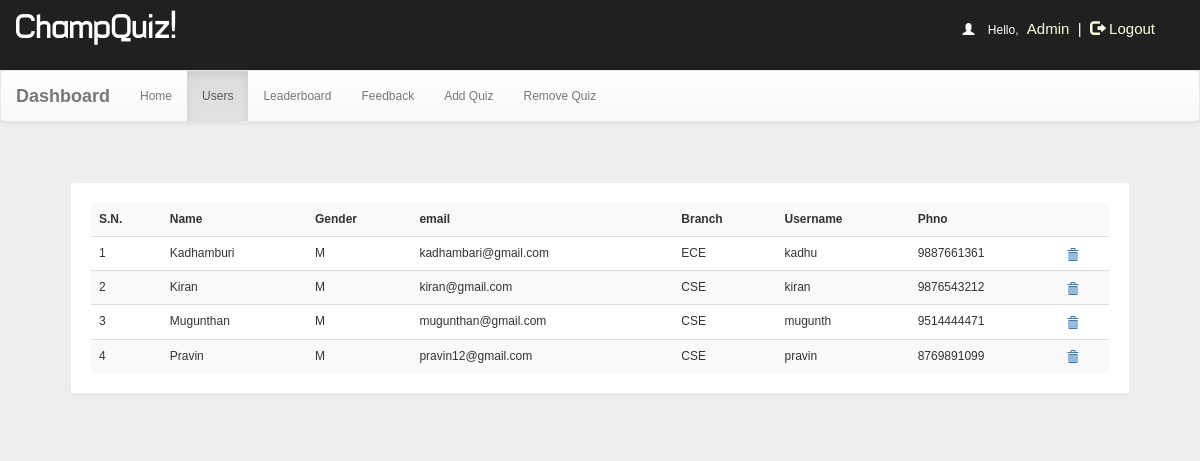
Page /dash.php?q=1 (signed in) on the committed database.
### tables this page shows
CREATE TABLE `user` (
  `id` int(100) NOT NULL,
  `name` varchar(50) NOT NULL,
  `email` varchar(20) NOT NULL,
  `branch` varchar(20) NOT NULL,
  `gender` varchar(5) NOT NULL,
  `username` varchar(50) NOT NULL,
  `phno` bigint(20) NOT NULL,
  `password` varchar(50) NOT NULL
);

### dash.php (the view, shortened to what this page needs)
<!DOCTYPE html PUBLIC "-//W3C//DTD XHTML 1.0 Transitional//EN" "http://www.w3.org/TR/xhtml1/DTD/xhtml1-transitional.dtd">
<html xmlns="http://www.w3.org/1999/xhtml">
<head>
<link  rel="stylesheet" href="css/bootstrap.min.css"/>
 <link  rel="stylesheet" href="css/bootstrap-theme.min.css"/>
 <link rel="stylesheet" href="css/main.css">
 <link  rel="stylesheet" href="css/font.css">
</head>
<body  style="background:#eee;">
<body  style="background:#eee;">
<div class="header">
<div class="row">
<div class="col-lg-6">
<span class="logo">ChampQuiz!</span></div>
<?php
include_once 'dbConnection.php';
if (!(isset($_SESSION['username']))  || ($_SESSION['key']) != '54585c506829293a2d4c3b68543b316e2e7a2d277858545a36362e5f39') {
    session_destroy();
    header("location:index.php");
} else {
    $name     = $_SESSION['name'];
    echo '<span class="pull-right top title1" ><span style="color:white"><span class="glyphicon glyphicon-user" aria-hidden="true"></span>&nbsp;&nbsp;&nbsp;&nbsp;Hello,</span> <span class="log log1" style="color:lightyellow">' . $name . '&nbsp;&nbsp;|&nbsp;&nbsp;<a href="logout.php?q=account.php" style="color:lightyellow"><span class="glyphicon glyphicon-log-out" aria-hidden="true"></span>&nbsp;Logout</button></a></span>';
}
?>
</div></div>
<nav class="navbar navbar-default title1">
  <div class="container-fluid">
    <div class="navbar-header">
      <a class="navbar-brand" href="dash.php?q=0"><b>Dashboard</b></a>
    </div>
    <div class="collapse navbar-collapse" id="bs-example-navbar-collapse-1">
      <ul class="nav navbar-nav">
        <li <?php
if (@$_GET['q'] == 0)
    echo 'class="active"';
?>><a href="dash.php?q=0">Home<span class="sr-only">(current)</span></a></li>
        <li <?php
if (@$_GET['q'] == 1)
    echo 'class="active"';
?>><a href="dash.php?q=1">Users</a></li>
    <li <?php
if (@$_GET['q'] == 2)
    echo 'class="active"';
?>><a href="dash.php?q=2">Leaderboard</a></li>
    <li <?php
if (@$_GET['q'] == 3)
    echo 'class="active"';
?>><a href="dash.php?q=3">Feedback</a></li>
        <li <?php
if (@$_GET['q'] == 4)
    echo 'class="active"';
?>><a href="dash.php?q=4">Add Quiz</a></li>
        <li <?php
if (@$_GET['q'] == 5)
    echo 'class="active"';
?>><a href="dash.php?q=5">Remove Quiz</a></li>
      </ul>
          </div>
  </div>
</nav>
<div class="container">
<div class="row">
<div class="col-md-12">
<?php
if (@$_GET['q'] == 1) {
    $result = mysqli_query($con, "SELECT * FROM user") or die('Error');
    echo '<div class="panel"><table class="table table-striped title1">
<tr><td style="vertical-align:middle"><b>S.N.</b></td><td style="vertical-align:middle"><b>Name</b></td><td style="vertical-align:middle"><b>Gender</b></td><td style="vertical-align:middle"><b>email</b></td><td style="vertical-align:middle"><b>Branch</b></td><td style="vertical-align:middle"><b>Username</b></td><td style="vertical-align:middle"><b>Phno</b></td><td style="vertical-align:middle"></td></tr>';
    $c = 1;
    while ($row = mysqli_fetch_array($result)) {
        $name      = $row['name'];
        $phno      = $row['phno'];
        $gender    = $row['gender'];
        $email    = $row['email'];
        $branch    = $row['branch'];
        $username1 = $row['username'];
        echo '<tr><td style="vertical-align:middle">' . $c++ . '</td><td style="vertical-align:middle">' . $name . '</td><td style="vertical-align:middle">' . $gender . '</td><td style="vertical-align:middle">' . $email . '</td><td style="vertical-align:middle">' . $branch . '</td><td style="vertical-align:middle">' . $username1 . '</td><td style="vertical-align:middle">' . $phno . '</td>
  <td style="vertical-align:middle"><a title="Delete User" href="update.php?dusername=' . $username1 . '"><b><span class="glyphicon glyphicon-trash" aria-hidden="true"></span></b></a></td></tr>';
    }
    echo '</table></div>';
}
?>
</div>
</div></div>
</body>
</html>

### css/main.css (style rules this page uses)
body { overflow-x:hidden;width:100%;font: 12px "Century Gothic", "Times Roman", sans-serif;background:#eee;min-height:550px;background-attachment:fixed; }
.panel { border-color:#eee;margin:40px;padding:20px;font: 15px "Century Gothic", "Times Roman", sans-serif; }
.header { background:#202020;height:70px; }
.logo { font-family:'typo';font-size:35px;color:#ffffff;margin:15px; }
.title1 { font: 12px "Century Gothic", "Times Roman", sans-serif; }
.top { margin-top:20px; }
.log1 { font: 15px 'Ubuntu', sans-serif;color:#0000ff;margin-left:10px; }
.log { margin:10px;margin-right:60px;margin-left:5px;color:#ffffb3;text-decoration:none;font-size:20px;font-size:15px; }

### rows in the picture
user: name "Kadhamburi", gender "M", email "kadhambari@gmail.com", branch "ECE", username "kadhu", phno "9887661361"
user: name "Kiran", gender "M", email "kiran@gmail.com", branch "CSE", username "kiran", phno "9876543212"
user: name "Mugunthan", gender "M", email "mugunthan@gmail.com", branch "CSE", username "mugunth", phno "9514444471"
user: name "Pravin", gender "M", email "pravin12@gmail.com", branch "CSE", username "pravin", phno "8769891099"

### other values in the picture
$name "Admin"
